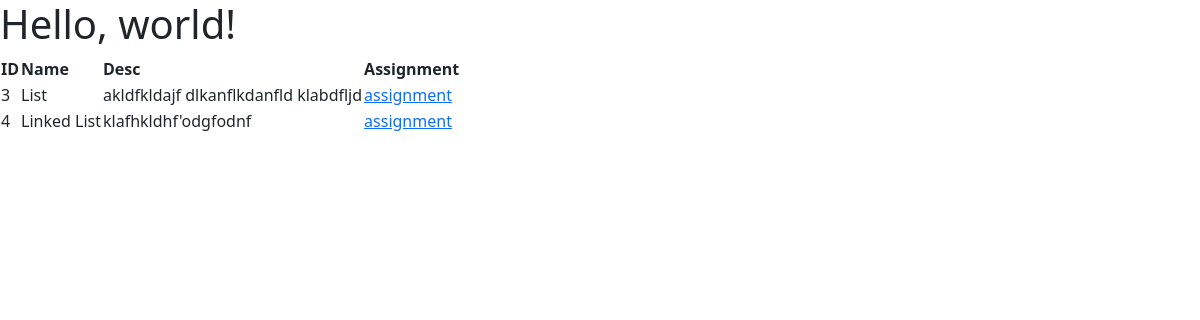
Page /Role/Student/course.php?course_id=1 (signed in) on the committed database.
### tables this page shows
CREATE TABLE `subjects` (
  `subject_id` int(10) UNSIGNED NOT NULL,
  `subject_name` varchar(100) NOT NULL,
  `subject_desc` text NOT NULL,
  `course_id` int(10) UNSIGNED NOT NULL
);

### Model/DbConnect.php (called while the page is built)
<?php
class DbConnect
{
    private $host = "localhost";
    private $user = "root";
    private $pass = "";
    private $dbName = "incareer2";
    public function connect()
    {
        try {
            $conn = new PDO('mysql:host=' . $this->host . '; dbname=' . $this->dbName, $this->user, $this->pass);
            $conn->setAttribute(PDO::ATTR_ERRMODE, PDO::ERRMODE_EXCEPTION);
            return $conn;
        } catch (PDOException $e) {
            echo "Database Error: " . $e->getMessage();
        }
    }
}

### Model/Subjects.php (called while the page is built, shortened)
<?php
class Subjects
{
    private $dbConn;
    public function __construct()
    {
        require_once("DbConnect.php");
        $db = new DbConnect;
        $this->dbConn = $db->connect();
    }
    public function getSubjectByCourseId($id)
    {
        $stmt = $this->dbConn->prepare(
            "SELECT * FROM subjects WHERE course_id = :cid"
        );
        $stmt->bindParam(":cid", $id);
        try {
            if ($stmt->execute()) {
                $allSubject = $stmt->fetchAll(PDO::FETCH_ASSOC);
            }
        } catch (Exception $e) {
            return $e->getMessage();
        }
        return $allSubject;
    }
}

### Role/Student/course.php (the view, shortened to what this page needs)
<?php
require_once('../../Model/Subjects.php');
$objSub = new Subjects;
$allSubjects = $objSub->getSubjectByCourseId($_GET['course_id']);
?>
<!doctype html>
<html lang="en">
<head>
    <link href="https://cdn.jsdelivr.net/npm/bootstrap@5.1.3/dist/css/bootstrap.min.css" rel="stylesheet">
</head>
<body>
    <h1>Hello, world!</h1>
    <table>
        <thead>
            <th>ID</th>
            <th>Name</th>
            <th>Desc</th>
            <th>Assignment</th>
        </thead>
        <tbody>
            <?php foreach ($allSubjects as $row => $subject) : ?>
                <tr>
                    <td><?= $subject['subject_id']; ?></td>
                    <td><?= $subject['subject_name']; ?></td>
                    <td><?= $subject['subject_desc']; ?></td>
                    <td><a href="assignment.php?subject_id=<?= $subject['subject_id']; ?>">assignment</a></td>
                </tr>
            <?php endforeach ?>
        </tbody>
    </table>
</body>
</html>

### rows in the picture
subjects: subject_id "3", subject_name "List", subject_desc "akldfkldajf dlkanflkdanfld klabdfljd"
subjects: subject_id "4", subject_name "Linked List", subject_desc "klafhkldhf'odgfodnf"
